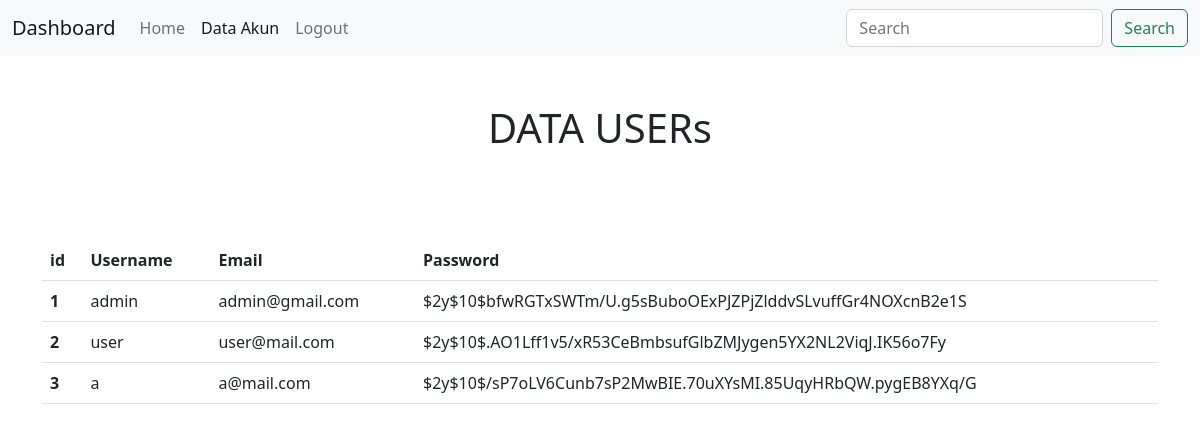
The app's page /data.php (signed in) with its own data.
### tables this page shows
CREATE TABLE `users` (
  `id` int(11) NOT NULL,
  `username` varchar(255) NOT NULL,
  `email` varchar(255) NOT NULL,
  `password` varchar(255) NOT NULL
);

### functions.php (called while the page is built, shortened)
<?php
$conn = mysqli_connect("localhost", "root", "", "pemweb");
function query($query){
    global $conn;
    $result = mysqli_query($conn, $query);
    $rows = [];
    while ($row = mysqli_fetch_assoc($result)){
        $rows[] = $row;
    }
    return $rows;
}
?>

### data.php (the view, shortened to what this page needs)
<?php
require 'functions.php';
$data = query ("SELECT * FROM users ORDER BY id ASC");
?>
<!DOCTYPE html>
<html lang="en">
  <head>
    <link rel="stylesheet" href="https://cdn.jsdelivr.net/npm/bootstrap@5.2.3/dist/css/bootstrap.min.css" />
    <link rel="stylesheet" href="#" />
  </head>
  <body>
  <nav class="navbar navbar-expand-lg navbar-light bg-light">
      <div class="container-fluid">
        <a class="navbar-brand" href="index.html">Dashboard</a>
        <div class="collapse navbar-collapse" id="navbarNav">
          <ul class="navbar-nav">
            <li class="nav-item">
              <a class="nav-link" aria-current="page" href="index.html">Home</a>
            </li>
            <li class="nav-item">
              <a class="nav-link active" href="data.html">Data Akun</a>
            </li>
            <li class="nav-item">
              <a class="nav-link" href="logout.php">Logout</a>
            </li>
          </ul>
        </div>
          <form class="d-flex" role="search">
            <input class="form-control me-2" type="search" placeholder="Search" aria-label="Search" />
            <button class="btn btn-outline-success" type="submit">Search</button>
          </form>
      </div>
    </nav>
    <div class="container">
      <h1 style="text-align: center" class="my-5">DATA USERs</h1>
      <br />
      <table class="table my-3">
        <thead>
          <tr>
            <th scope="col">id</th>
            <th scope="col">Username</th>
            <th scope="col">Email</th>
            <th scope="col">Password</th>
          </tr>
        </thead>
        <tbody>
          <?php $i = 1; ?>
          <?php foreach($data as $row): ?>
          <tr>
            <th scope="row"><?= $i; ?></th>
            <td><?= $row["username"]; ?></td>
            <td><?= $row["email"]; ?></td>
            <td><?= $row["password"]; ?></td>
          </tr>
          <?php $i++; ?>
          <?php endforeach; ?>
        </tbody>
      </table>
    </div>
  </body>
</html>

### records on screen
users: username "admin", email "admin@gmail.com", password "$2y$10$bfwRGTxSWTm/U.g5sBuboOExPJZPjZlddvSLvuffGr4NOXcnB2e1S"
users: username "user", email "user@mail.com", password "$2y$10$.AO1Lff1v5/xR53CeBmbsufGlbZMJygen5YX2NL2ViqJ.IK56o7Fy"
users: username "a", email "a@mail.com", password "$2y$10$/sP7oLV6Cunb7sP2MwBIE.70uXYsMI.85UqyHRbQW.pygEB8YXq/G"
